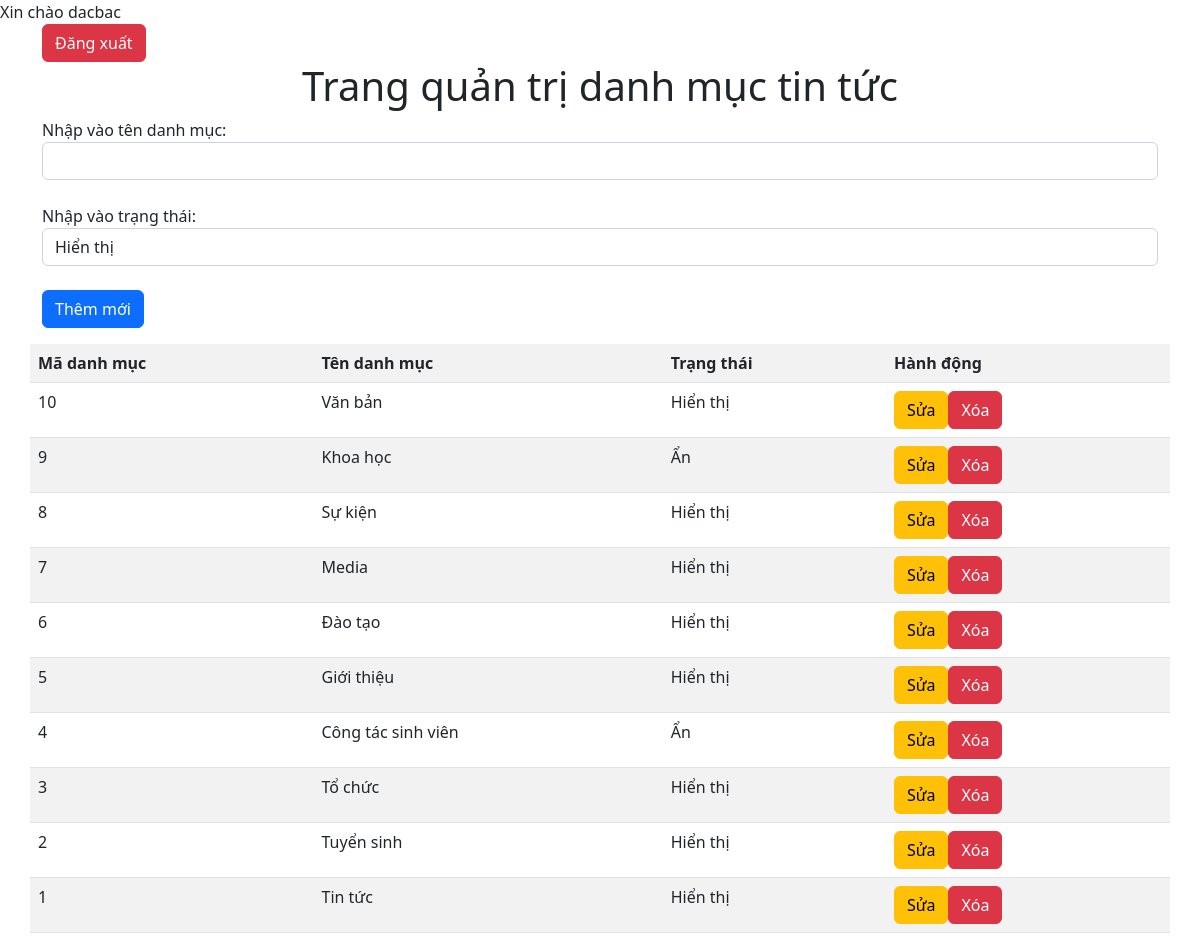
The app's page /category.php (signed in) with its own data.
### tables this page shows
CREATE TABLE `tbl_category` (
  `Cate_ID` int(11) NOT NULL,
  `Cate_Name` varchar(500) NOT NULL,
  `Status` int(11) NOT NULL
);

### category.php (the view, shortened to what this page needs)
<?php
require("config.php");
    echo "Xin chào ".$_SESSION["ten_dn"];
?>
<html>
    <head>
        <link href="https://cdn.jsdelivr.net/npm/bootstrap@5.2.1/dist/css/bootstrap.min.css" rel="stylesheet">
    </head>
    <body>
        <div class="container">
            <a class="btn btn-danger" href="category.php?task=logout">Đăng xuất</a>
            <h1 style="text-align:center;">Trang quản trị danh mục tin tức</h1>
            <div class="row">
                <form action="category.php" method="post">
                    Nhập vào tên danh mục:
                    <input class="form-control" type="text" name="cate_name" id="">
                    <br>
                    Nhập vào trạng thái:
                    <select class="form-control" name="status" id="">
                        <option value="1">Hiển thị</option>
                    </select>
                    <br>
                    <input class="btn btn-primary" name="insert" type="submit" value="Thêm mới">
                </form>
            </div>
            <div class="row">
                <table class="table table-striped">
                    <tr>
                        <th>Mã danh mục</th>
                        <th>Tên danh mục</th>
                        <th>Trạng thái</th>
                        <th>Hành động</th>
                    </tr>
                    <?php
                        $sql = "select * from tbl_category order by Cate_ID DESC";
                        $result = mysqli_query($conn, $sql);
                        if (mysqli_num_rows($result) > 0) {
                            while($row = mysqli_fetch_assoc($result)){
                                echo "<tr>";
                                echo "<td>".$row["Cate_ID"]."</td>";
                                echo "<td>".$row["Cate_Name"]."</td>";
                                if($row["Status"] == 1){
                                    echo "<td>Hiển thị</td>";
                                }else{
                                    echo "<td>Ẩn</td>";
                                }
                                echo "<td>";
                                echo "<a href='#' class='btn btn-warning'>Sửa</a>";
                                echo "<a href='#' class='btn btn-danger'>Xóa</a>";
                                echo "</td>";
                                echo "</tr>";
                            }
                        }
                        else{
                            echo "không có dữ liệu trong bảng";
                        }
                    ?>
                </table>
            </div>
        </div>
    </body>
</html>

### records on screen
tbl_category: Cate_ID "10", Cate_Name "Văn bản", Status "Hiển thị"
tbl_category: Cate_ID "9", Cate_Name "Khoa học", Status "Ẩn"
tbl_category: Cate_ID "8", Cate_Name "Sự kiện", Status "Hiển thị"
tbl_category: Cate_ID "7", Cate_Name "Media", Status "Hiển thị"
tbl_category: Cate_ID "6", Cate_Name "Đào tạo", Status "Hiển thị"
tbl_category: Cate_ID "5", Cate_Name "Giới thiệu", Status "Hiển thị"
tbl_category: Cate_ID "4", Cate_Name "Công tác sinh viên", Status "Ẩn"
tbl_category: Cate_ID "3", Cate_Name "Tổ chức", Status "Hiển thị"
tbl_category: Cate_ID "2", Cate_Name "Tuyển sinh", Status "Hiển thị"
tbl_category: Cate_ID "1", Cate_Name "Tin tức", Status "Hiển thị"

### other values on screen
$_SESSION["ten_dn"] "dacbac"
